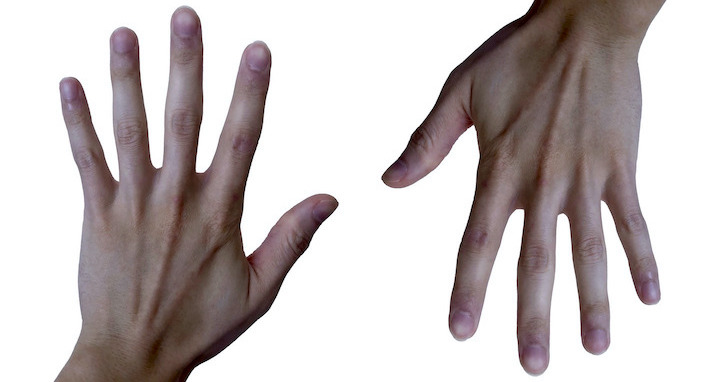
#> input picture android-app/app/src/androidTest/assets/hands/left_hands.jpg, 720 x 382 px
$ python -i pre.py   (imports and definitions only)
#> lines starting #> are read from the running program, lines starting #| are printed output that depends on the picture
"""前置规则：格式 / 尺寸 / 模糊 / 敏感场景。纯确定性代码，不含模型调用。"""

from __future__ import annotations

import io
import statistics
from dataclasses import dataclass

from PIL import Image, ImageFilter

MIN_BYTES = 512
MAX_BYTES = 4 * 1024 * 1024
MIN_EDGE = 64
BLUR_VARIANCE_THRESHOLD = 60.0
_ANALYSIS_EDGE = 256  # 模糊检测前先降采样，控制耗时
_EDGE_CROP = 2  # FIND_EDGES 的边界 artifact 宽度，必须裁掉


@dataclass(slots=True)
class PreCheck:
    ok: bool
    reason: str = ""
    detail: str = ""


def check_payload_size(image_bytes: bytes) -> PreCheck:
    n = len(image_bytes)
    if n < MIN_BYTES:
        return PreCheck(False, "too_small", f"{n} bytes")
    if n > MAX_BYTES:
        return PreCheck(False, "too_large", f"{n} bytes")
    return PreCheck(True)


def check_decodable(image_bytes: bytes) -> PreCheck:
    try:
        with Image.open(io.BytesIO(image_bytes)) as img:
            img.verify()
    except Exception as exc:
        return PreCheck(False, "decode_failed", str(exc))
    return PreCheck(True)


def check_dimensions(image_bytes: bytes) -> PreCheck:
    try:
        with Image.open(io.BytesIO(image_bytes)) as img:
            w, h = img.size
    except Exception as exc:
        return PreCheck(False, "decode_failed", str(exc))
    if min(w, h) < MIN_EDGE:
        return PreCheck(False, "too_low_resolution", f"{w}x{h}")
    return PreCheck(True)


def blur_score(image_bytes: bytes) -> float:
    """边缘图像素方差，越小越模糊。

    用 PIL FIND_EDGES + statistics.pvariance 实现，避免为一个指标引入 numpy。

    注意必须裁掉边框：FIND_EDGES 在图像四边会产生亮边 artifact（卷积核在
    边界上无邻域），纯色图的方差会因此虚高到 ~290，把模糊检测彻底失效。
    """
    with Image.open(io.BytesIO(image_bytes)) as img:
        gray = img.convert("L")
        gray.thumbnail((_ANALYSIS_EDGE, _ANALYSIS_EDGE), Image.Resampling.BILINEAR)
        edges = gray.filter(ImageFilter.FIND_EDGES)
        w, h = edges.size
        if w > 2 * _EDGE_CROP and h > 2 * _EDGE_CROP:
            edges = edges.crop((_EDGE_CROP, _EDGE_CROP, w - _EDGE_CROP, h - _EDGE_CROP))
        pixels = list(edges.getdata())
    if len(pixels) < 2:
        return 0.0
    return float(statistics.pvariance(pixels))


def check_not_blurry(image_bytes: bytes, threshold: float = BLUR_VARIANCE_THRESHOLD) -> PreCheck:
    try:
        score = blur_score(image_bytes)
    except Exception as exc:
        return PreCheck(False, "decode_failed", str(exc))
    if score < threshold:
        return PreCheck(False, "too_blurry", f"variance={score:.1f}")
    return PreCheck(True)


def run_static_checks(image_bytes: bytes) -> PreCheck:
    """按代价从低到高的顺序跑，先失败先返回。"""
    for check in (check_payload_size, check_decodable, check_dimensions, check_not_blurry):
        result = check(image_bytes)
        if not result.ok:
            return result
    return PreCheck(True)

>>> import cv2
>>> picture = cv2.imread('../../../android-app/app/src/androidTest/assets/hands/left_hands.jpg', cv2.IMREAD_GRAYSCALE)
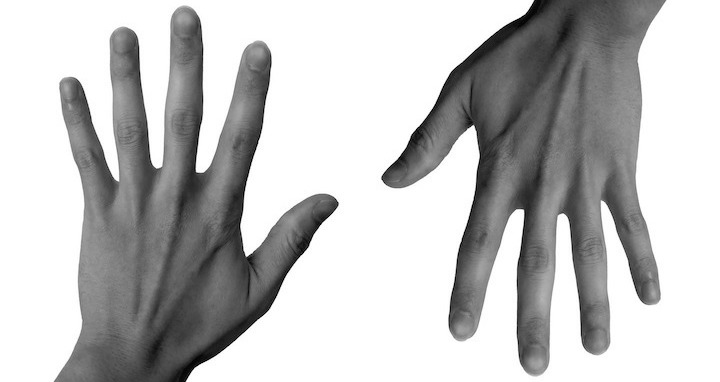
#> picture: shape (382, 720); min 0, max 255, mean 192.4
>>> result = check_not_blurry(picture)
